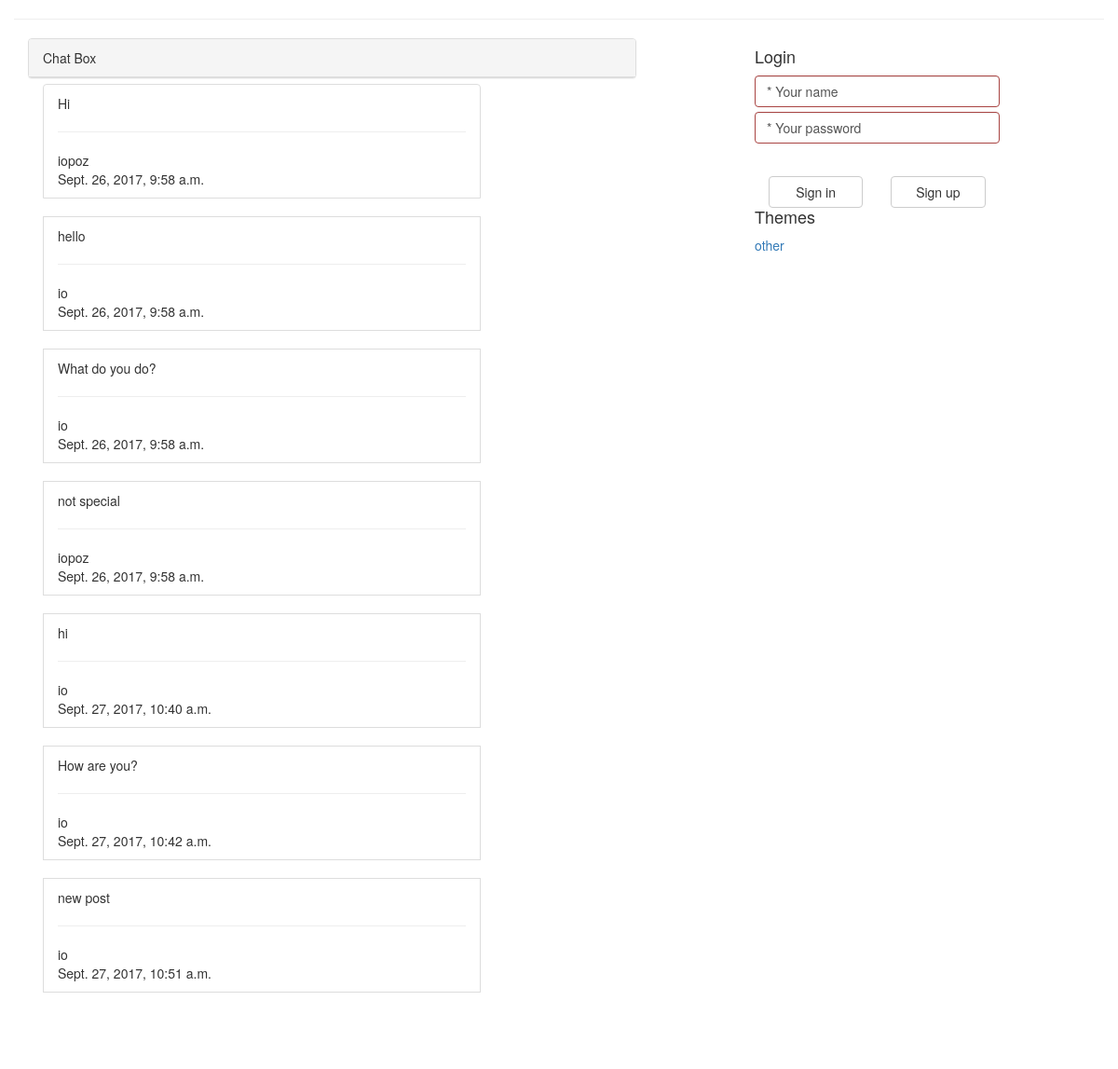
The app's page /rooms/2/ with its own data.
### chat/models.py (models this page shows, shortened)
class Chat(models.Model):
    message = models.CharField(max_length=140)
    msg_created = models.DateTimeField(auto_now_add=True)
    msg_author = models.ForeignKey(User)
    msg_room = models.ForeignKey(ChatRooms)

class Subject(models.Model):
    subject_name = models.CharField(max_length=50)

### chat/views.py (the view)
# urls.py: url(r'^rooms/(?P<room_id>[0-9]+)/$', chat.views.display_chat_room, name='chat_room'),
def display_chat_room(request, room_id):
    ROOM_ID = room_id
    msg_form = NewMessageForm(request.POST)
    context = {'msgs': Chat.objects.filter(msg_room=ROOM_ID),
               'username': auth.get_user(request).username,
               'form': msg_form,
               'subjects': Subject.objects.all(),
               'chat_room': ChatRooms.objects.get(id=ROOM_ID)}
    return render(request, 'chat_room.html', context)

### chat/forms.py
class NewMessageForm(ModelForm):
    class Meta:
        model = Chat
        fields = ['message']

### chat/models.py (called while the page is built)
    def __str__(self):
        return self.room_name

### chat/templates/chat_room.html (shortened to what this page needs)
{% extends 'base.html' %}
{% load staticfiles %}
{% block content %}
    <hr>
    <div class="row1">
    <div class="col-sm-7">
        <div id="chat-body" class="panel panel-default">
            <div class="panel-heading">Chat Box</div>
            <div id="msg-list-div" class="col-sm-5 panel-body">
                <ul id="msg-list" class="list-group">
                    {% for msg in msgs %}
                        {% if msg.msg_author == request.user %}
                            <li class="text-right list-group-item">{{ msg.message }}
                                <hr>
                                <div class="text-right inline-related">
                                    <div>
                                        {{ msg.msg_author }}
                                    </div>
                                    <div>
                                        {{ msg.msg_created }}
                                    </div>
                                </div>
                            </li>
                            <br>
                        {% else %}
                            <li class="text-left list-group-item">{{ msg.message }}
                                <hr>
                                <div class="text-left inline-related">
                                    <div>
                                        {{ msg.msg_author }}
                                    </div>
                                    <div>
                                        {{ msg.msg_created }}
                                    </div>
                                </div>
                            </li>
                            <br>
                        {% endif %}
                    {% empty %}
                        <li class="text-right list-group-item">No messages yet!</li>
                    {% endfor %}
                </ul>
            </div>
        </div>
    </div>
    </div>
{% endblock %}

### templates/base.html (shortened to what this page needs)
{% load staticfiles %}
<!DOCTYPE html>
<html lang="en">
<head>
    <link rel="stylesheet" href="http://maxcdn.bootstrapcdn.com/bootstrap/3.3.5/css/bootstrap.min.css">
    <link rel="stylesheet" href="{% static 'chat.css' %}">
</head>
<body>
<div class="container">
    <div class="row">
        {% block content %}{% endblock %}
    {% block sub_block %}
    <div class="col-sm-3 col-sm-offset-1">
        {% block login %}
        <div class="sidebar-module sidebar-module-inset">
            <h4>Login</h4>
            {% if not username %}
            <div class="form-group has-error">
                <form action="{% url 'login' %}" method="post">
                    <input class="form-control" type="text" name="username" id="username" onclick="this.value='';" onfocus="this.select()" onblur="this.value=!this.value?'* Your name':this.value;" value="* Your name" style="margin-bottom: 5px"/>
                    <input class="form-control" type="text" name="password" id="password" onclick="this.value=''; this.type='password'" onfocus="this.select(); this.type='password'; this.value='';" onblur="this.value=!this.value?'* Your password':this.value;" value="* Your password" style="margin-bottom: 15px"/>
                    <br>
                    <div class="login-btn">
                        <div class="col-md-6">
                            <button class="btn btn-default btn-block" type="submit">Sign in</button>
                        </div>
                        <div class="col-md-6">
                            <a class="btn btn-default btn-block" href="{% url 'register' %}" type="button">Sign up</a>
                        </div>
                    </div>
                </form>
            </div>
            {% else %}
                <form action="{% url 'logout' %}" method="post">
                    {% csrf_token %}
                    <div><p>You are logged as: {{ username }}</p></div>
                    <button class="btn btn-default btn-block" type="submit">Sign Out</button>
                </form>
            {% endif %}
        </div>
        {% endblock %}
    {% block subjects %}
        <div class="sidebar-module sidebar-module-inset">
            <h4>Themes</h4>
                <ol class="list-unstyled">
                {% for subject in subjects %}
                    <li><a href="#">{{ subject.subject_name }}</a></li>
                {% endfor %}
                </ol>
        </div>
    {% endblock %}
    </div>
    {% endblock %}
    </div>
</div>
</body>
</html>

### chat/static/chat.css (style rules this page uses)
.panel-body { overflow-x: scroll; height: 85%; position: fixed; }

### records on screen
Chat: message "Hi", msg_author "iopoz", msg_created "Sept. 26, 2017, 9:58 a.m."
Chat: message "hello", msg_author "io", msg_created "Sept. 26, 2017, 9:58 a.m."
Chat: message "What do you do?", msg_author "io", msg_created "Sept. 26, 2017, 9:58 a.m."
Chat: message "not special", msg_author "iopoz", msg_created "Sept. 26, 2017, 9:58 a.m."
Chat: message "hi", msg_author "io", msg_created "Sept. 27, 2017, 10:40 a.m."
Chat: message "How are you?", msg_author "io", msg_created "Sept. 27, 2017, 10:42 a.m."
Chat: message "new post", msg_author "io", msg_created "Sept. 27, 2017, 10:51 a.m."
Subject: subject_name "other"
